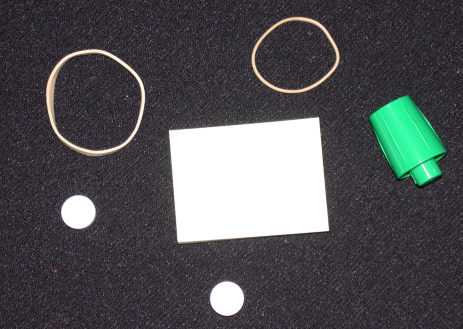
%> input picture Lab/lab2/asset/image/rubberband_cap.png, 463 x 329 px
$ octave Laplacian.m   (GNU Octave 9; MATLAB toolbox functions it lacks are replaced by stand-ins)
%> lines starting %> are read from the running program, lines starting %| are printed output that depends on the picture
clear;
imgTest = im2double(imread('../asset/image/rubberband_cap.png'));
% imgTest = im2double(imread('../asset/image/a.jpg'));
imgTestGray = rgb2gray(imgTest);
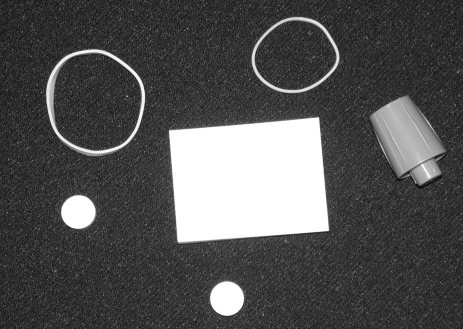
%> imgTestGray: size 329x463 double; min 0.0216, max 1, mean 0.323
figure; clf;
imshow(imgTestGray);
grayPic=mat2gray(imgTestGray);%实现图像的矩阵归一化操作
[m,n]=size(grayPic);
%> m = 329; n = 463
newGrayPic=grayPic;
LaplacianNum=0;%经Laplacian操作得到的每个像素的值
LaplacianThreshold=0.5;%设定阈值
for j=2:m-1 %进行边界提取
    for k=2:n-1
        LaplacianNum=abs(4*grayPic(j,k)-grayPic(j-1,k)-grayPic(j+1,k)-grayPic(j,k+1)-grayPic(j,k-1));
        if(LaplacianNum > LaplacianThreshold)
            newGrayPic(j,k)=255;
        else
            newGrayPic(j,k)=0;
        end
    end
end
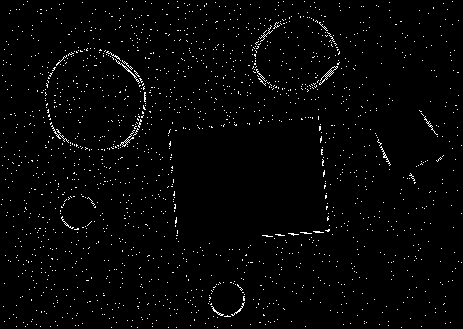
%> newGrayPic: size 329x463 double; min 0, max 255, mean 5
figure,imshow(newGrayPic);
%> after `imshow(newGrayPic)`:
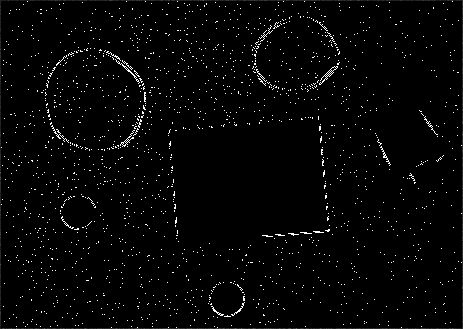
%> displayed picture: size 329x463, on the screen's scale of 0 to 255; min 0, max 255, mean 5.4
title('Laplacian算子的处理结果')
